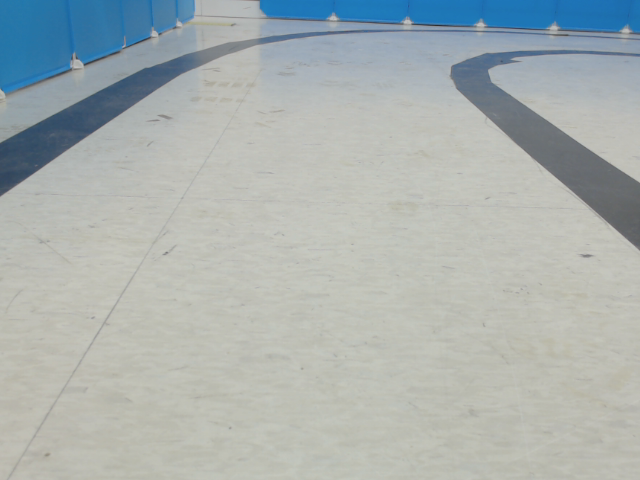
#> input picture scripts/saved_angle_data/000_0000.png, 640 x 480 px
$ python -i image_data.py   (imports and definitions only)
#> lines starting #> are read from the running program, lines starting #| are printed output that depends on the picture; after the words box and inside, x2 and y2 are one past the last pixel; in counts of white or black regions, pixels touching at a corner belong together
import cv2
import math
import numpy as np

# ignore this function
def nothing(x):
    pass
#====================

# Crop the image method
def region_of_interest(img, roi):
    vertices = np.array([roi], np.int32)
    mask = np.zeros_like(img)

    #channel_count = img.shape[2]
    #match_mask_color = (255,) * channel_count

    match_mask_color = 255
    cv2.fillPoly(mask, vertices, match_mask_color)

    masked_image = cv2.bitwise_and(img, mask)
    return masked_image


# Using Canny find Edges method
def find_edges(img, h_min = 0, h_max = 131, s_min = 0, s_max = 255, v_min = 200, v_max = 255):
    height = img.shape[0]
    width = img.shape[1]

    # Setting ROI value
    # When you want to Change Detect Reach,
    # Change the below value
    roi = [
        (0, height),
        (0, height / 2),
        (width, height / 2),
        (width, height)
    ]


    # Blur
    img = cv2.GaussianBlur(img, (5, 5), 0)

    # Change image channel to HSV
    hsv = cv2.cvtColor(img, cv2.COLOR_BGR2HSV)
    low_val = (h_min, s_min, v_min)
    high_val = (h_max, s_max, v_max)

    # Threshold
    mask = cv2.inRange(hsv, low_val, high_val)

    # Crop the image
    mask = region_of_interest(mask, roi)

    # find edges
    edges = cv2.Canny(mask, 50, 150)

    return edges


# after Canny & Hough Transform, find a line
# [160 lines left out: functions find_lines, make_points, draw_line, display_base_line, stabilize_angle, not called in this run]


#  main method
#  please change the h,s,v value if you want custom
#  this module focus on black line(for test)
def line_detect(image, current_theta=0, h_min=0, h_max=131, s_min=0, s_max=255, v_min=205, v_max=255):
    height = image.shape[0]
    width = image.shape[1]

    # find edges
    edges = find_edges(image, h_min, h_max, s_min, s_max, v_min, v_max)
    cv2.imshow('Canny', edges)
    cv2.waitKey(1)

    #get the line and Coordinates
    lines = cv2.HoughLinesP(edges, 3, float(3.14)/float(180), 20, minLineLength=20,maxLineGap=200)

    if lines is not None:
        lane_lines = find_lines(image, lines=lines)
        if current_theta == None:
            current_theta = 0
        if lane_lines is not None:
            image, current_theta = draw_line(image, current_theta=current_theta, lane_lines=lane_lines)
    else:
        current_theta = None


    # Finally main method return a result Image & angle
    return image, current_theta


def line_detection(image):
    current_theta = 0
    timer_to_sending_data = 0

    frame = cv2.resize(image, dsize=(1280, 720))

    img, current_theta = line_detect(frame)

    # sending time calculating
    # if waitKey parameter is 50
    # then sending time is 50 * 20 = 1000ms
    # so if you want to change sending time
    # change bellow 'if' logic or change waitkey parameter
    # Recommend is change 'if' logic
    if timer_to_sending_data%20 == 0:
        # if you want radian value
        # disable down comment and use it
        #steering_angle_radian = current_theta / float(180) * float(3.14)
        timer_to_sending_data = 0
    return current_theta

>>> import cv2
>>> picture = cv2.imread('saved_angle_data/000_0000.png')
#> picture is the input picture: shape (480, 640, 3); mean B, G, R 176.3, 177.3, 169.5
>>> result = line_detection(picture)
#> in line_detection, `frame = cv2.resize(image, dsize=(1280, 720))`:
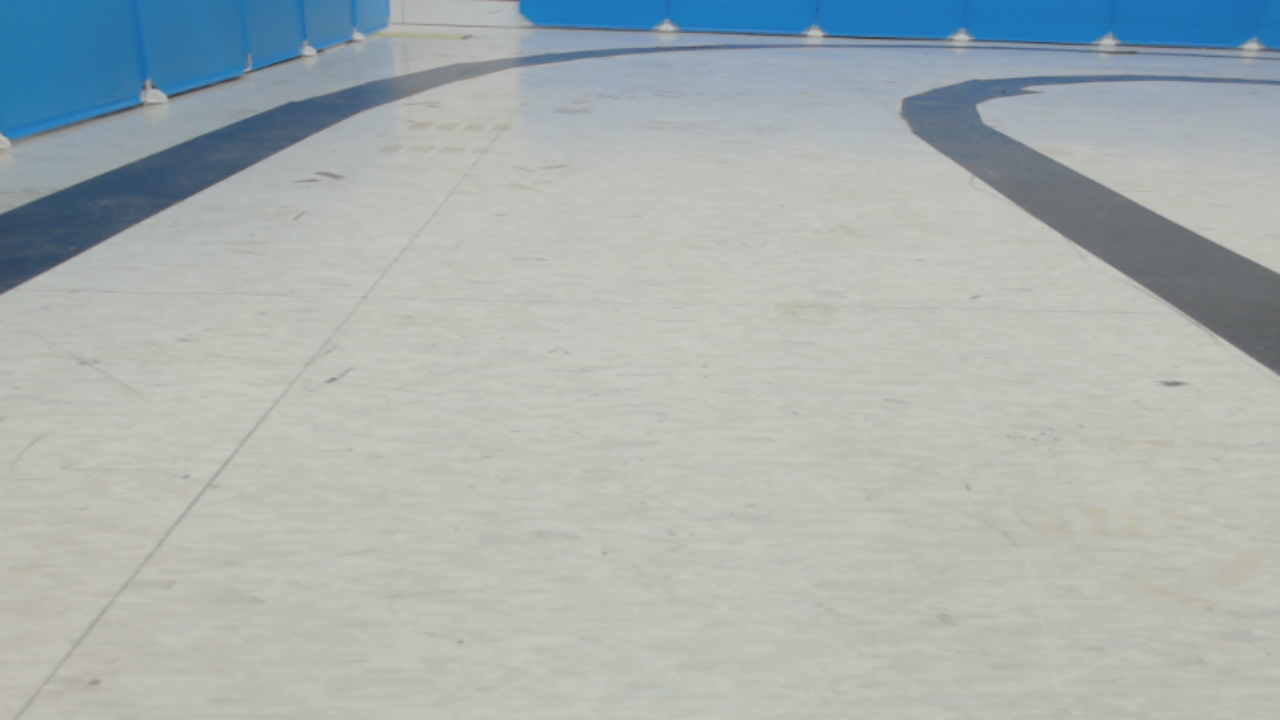
#> frame: shape (720, 1280, 3); mean B, G, R 176.3, 177.3, 169.5
#> in find_edges, `hsv = cv2.cvtColor(img, cv2.COLOR_BGR2HSV)`: hsv: shape (720, 1280, 3); mean H, S, V 51.5, 28.2, 182.7
#> in find_edges, `mask = cv2.inRange(hsv, low_val, high_val)`: mask: shape (720, 1280); every value is 0
#> in region_of_interest, `cv2.fillPoly(mask, vertices, match_mask_color)`:
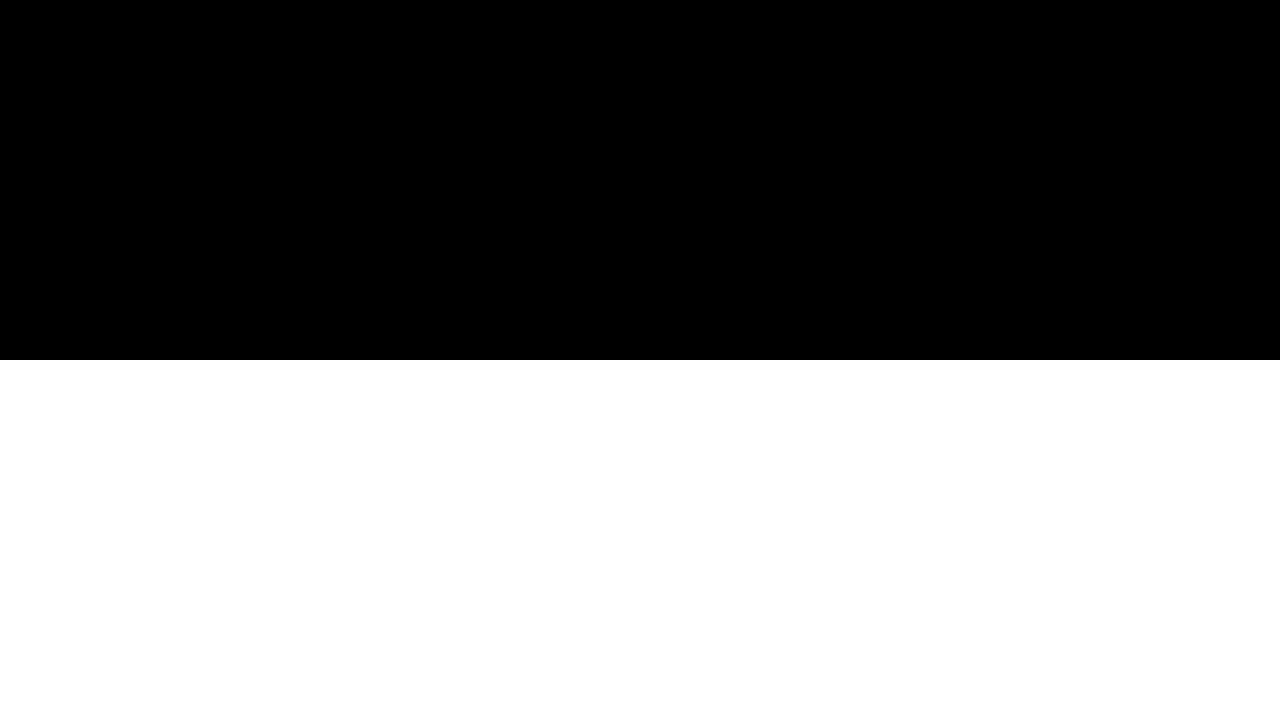
#> mask: shape (720, 1280); 50% white; 1 white region, box (x1, y1, x2, y2) and area: (0, 360, 1280, 720) 460800
#> in line_detect, `lines = cv2.HoughLinesP(edges, 3, float(3.14)/float(180), 20, minLineL..`: lines = None
